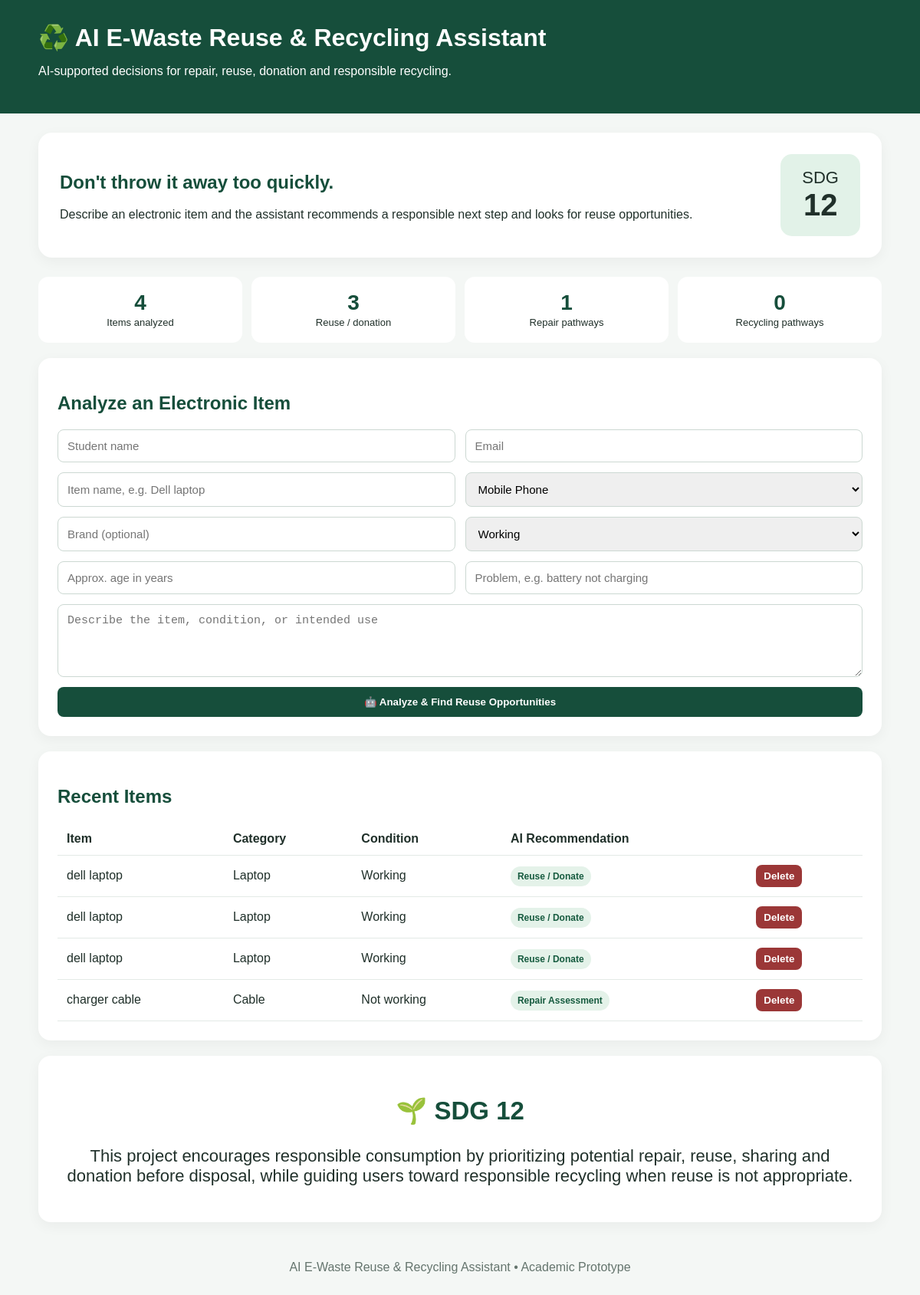
Before: / with the older database file.
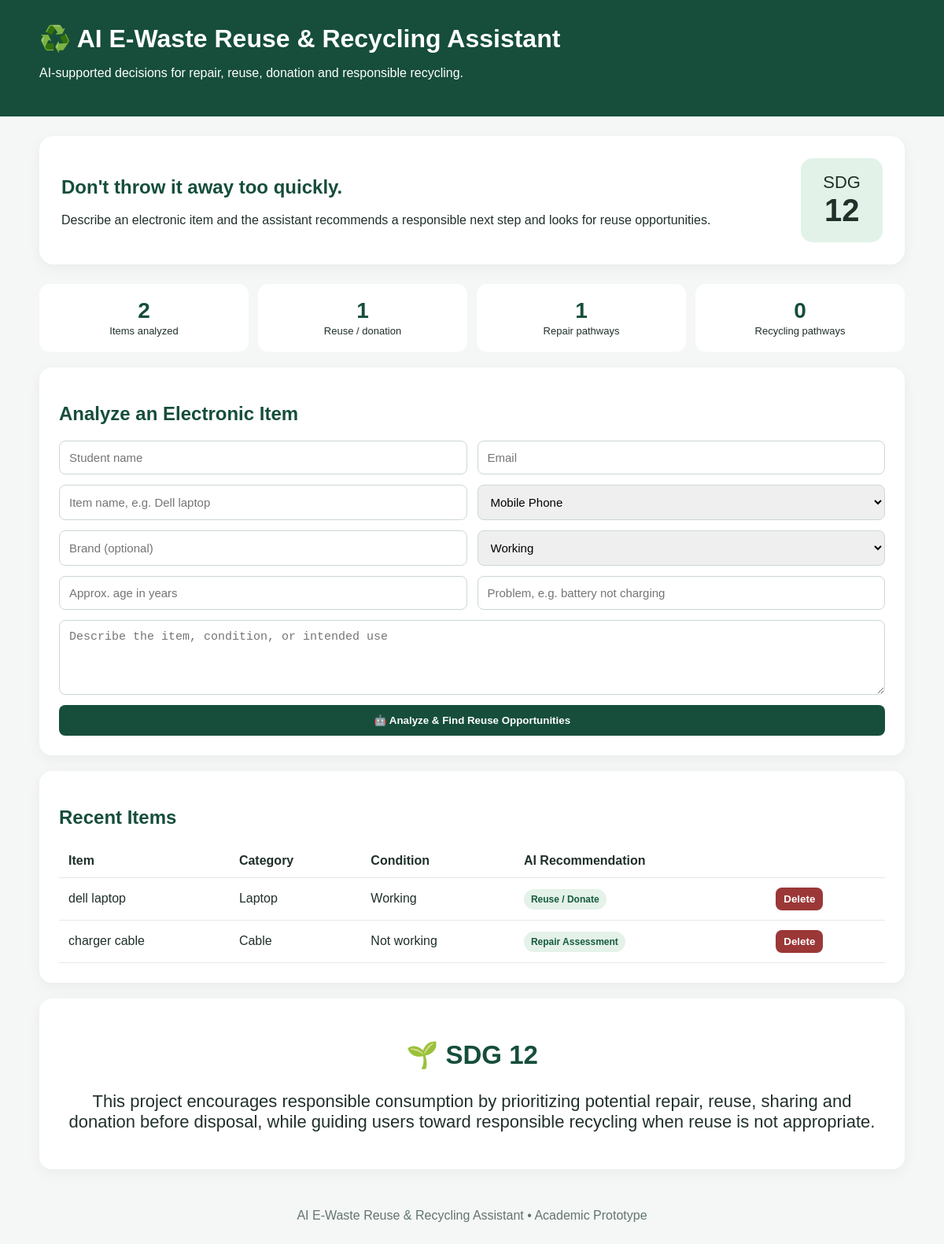
After: the same page with the newer database file.
### tables this page shows
CREATE TABLE items(
    id INTEGER PRIMARY KEY AUTOINCREMENT, student_name TEXT NOT NULL, email TEXT NOT NULL,
    item_name TEXT NOT NULL, category TEXT NOT NULL, brand TEXT, condition TEXT NOT NULL,
    age_years REAL, problem TEXT, description TEXT, action TEXT NOT NULL, created_at TEXT NOT NULL);

### app.py (the view)
@app.route("/")
def home():
    c=db(); items=c.execute("SELECT * FROM items ORDER BY id DESC").fetchall()
    stats={"total":c.execute("SELECT COUNT(*) FROM items").fetchone()[0],
           "reuse":c.execute("SELECT COUNT(*) FROM items WHERE action LIKE '%Reuse%' OR action LIKE '%Donate%'").fetchone()[0],
           "repair":c.execute("SELECT COUNT(*) FROM items WHERE action LIKE '%Repair%'").fetchone()[0],
           "recycle":c.execute("SELECT COUNT(*) FROM items WHERE action LIKE '%Recycle%'").fetchone()[0]}
    c.close(); return render_template("index.html",items=items,stats=stats,categories=CATEGORIES)

### app.py (called while the page is built)
def db():
    c=sqlite3.connect(DB); c.row_factory=sqlite3.Row; return c

### templates/index.html
<!doctype html><html><head><meta charset="utf-8"><meta name="viewport" content="width=device-width,initial-scale=1"><title>AI E-Waste Assistant</title><link rel="stylesheet" href="/static/style.css"></head><body>
<header><div class="wrap"><h1>♻️ AI E-Waste Reuse & Recycling Assistant</h1><p>AI-supported decisions for repair, reuse, donation and responsible recycling.</p></div></header>
<main class="wrap"><section class="hero"><div><h2>Don't throw it away too quickly.</h2><p>Describe an electronic item and the assistant recommends a responsible next step and looks for reuse opportunities.</p></div><div class="sdg">SDG<br><b>12</b></div></section>
<section class="stats"><div><b>{{stats.total}}</b><span>Items analyzed</span></div><div><b>{{stats.reuse}}</b><span>Reuse / donation</span></div><div><b>{{stats.repair}}</b><span>Repair pathways</span></div><div><b>{{stats.recycle}}</b><span>Recycling pathways</span></div></section>
<section class="card"><h2>Analyze an Electronic Item</h2><form action="/analyze" method="post" class="grid">
<input name="student_name" required placeholder="Student name"><input type="email" name="email" required placeholder="Email">
<input name="item_name" required placeholder="Item name, e.g. Dell laptop"><select name="category" required>{% for c in categories %}<option>{{c}}</option>{% endfor %}</select>
<input name="brand" placeholder="Brand (optional)"><select name="condition" required><option>Working</option><option>Partially working</option><option>Not working</option><option>Damaged</option><option>Unknown</option></select>
<input type="number" step="0.1" min="0" name="age_years" placeholder="Approx. age in years"><input name="problem" placeholder="Problem, e.g. battery not charging">
<textarea name="description" placeholder="Describe the item, condition, or intended use"></textarea><button type="submit">🤖 Analyze & Find Reuse Opportunities</button></form></section>
<section class="card"><h2>Recent Items</h2>{% if items %}<div class="table"><table><tr><th>Item</th><th>Category</th><th>Condition</th><th>AI Recommendation</th><th></th></tr>{% for x in items %}<tr><td>{{x.item_name}}</td><td>{{x.category}}</td><td>{{x.condition}}</td><td><span class="pill">{{x.action}}</span></td><td><form action="/delete/{{x.id}}" method="post" onsubmit="return confirm('Delete this record?')"><button class="danger">Delete</button></form></td></tr>{% endfor %}</table></div>{% else %}<p>No items yet. Add the first one.</p>{% endif %}</section>
<section class="card sdg"><h2>🌱 SDG 12</h2><p>This project encourages responsible consumption by prioritizing potential repair, reuse, sharing and donation before disposal, while guiding users toward responsible recycling when reuse is not appropriate.</p></section></main><footer>AI E-Waste Reuse & Recycling Assistant • Academic Prototype</footer></body></html>

### static/style.css (style rules this page uses)
* { box-sizing:border-box }
body { margin:0;background:#f4f7f5;color:#20302a;font-family:Arial,sans-serif }
header { background:#164e3b;color:#fff;padding:30px 0 }
.wrap { width:min(1100px,92%);margin:auto }
h1 { margin:0 0 8px }
h2 { color:#164e3b }
.hero { margin:25px 0;padding:28px;background:#fff;border-radius:18px;display:flex;justify-content:space-between;align-items:center;gap:20px;box-shadow:0 5px 18px #0000000c }
.sdg { background:#e2f2e8;border-radius:15px;padding:18px 28px;text-align:center;font-size:22px }
.sdg b { font-size:40px }
.card { background:#fff;margin:20px 0;padding:25px;border-radius:16px;box-shadow:0 5px 18px #0000000c }
.stats { display:grid;grid-template-columns:repeat(4,1fr);gap:12px }
.stats div { background:#fff;padding:18px;border-radius:13px;text-align:center }
.stats b { display:block;font-size:28px;color:#164e3b }
.stats span { font-size:13px }
.grid { display:grid;grid-template-columns:1fr 1fr;gap:13px }
input,select,textarea { width:100%;padding:12px;border:1px solid #ccd8d2;border-radius:8px;font-size:15px }
textarea { grid-column:1/-1;min-height:95px }
button { background:#164e3b;color:#fff;border:0;padding:12px 17px;border-radius:8px;font-weight:bold;cursor:pointer }
.grid button { grid-column:1/-1 }
table { width:100%;border-collapse:collapse }
th,td { padding:12px;border-bottom:1px solid #e3eae6;text-align:left }
.table { overflow:auto }
.pill { background:#e4f2e9;color:#165b3f;padding:6px 9px;border-radius:14px;font-size:12px;font-weight:bold }
.danger { background:#9b3737;padding:7px 10px }
footer { text-align:center;padding:30px;color:#64746d }

Changed rows visible on the page:
removed items: item_name "dell laptop", category "Laptop", condition "Working", action "Reuse / Donate"
removed items: item_name "dell laptop", category "Laptop", condition "Working", action "Reuse / Donate"
Other visible differences:
{{ stats.total }}: "4" → "2"
{{ stats.reuse }}: "3" → "1"
